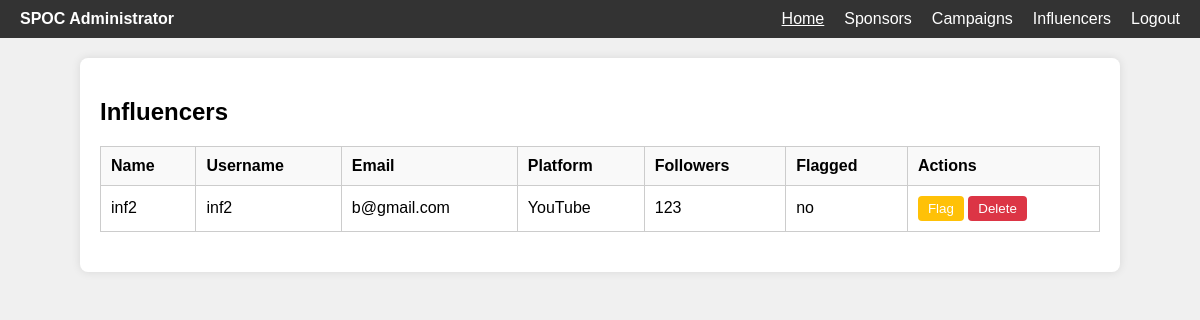
Page /admin/influencers on the earlier database version.
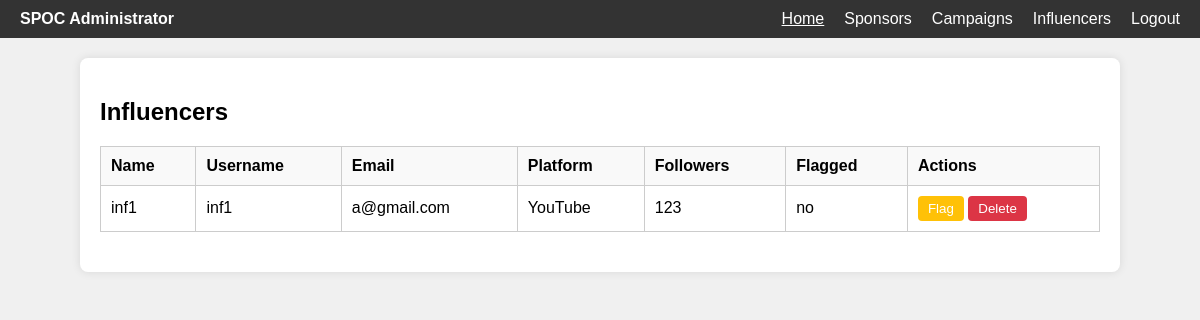
Same page on the later database version.
### applications/models.py (models this page shows)
class influencer(db.Model):
    id = db.Column(db.Integer, primary_key=True)
    name = db.Column(db.String(100), nullable=True)
    username = db.Column(db.String(20), unique=True, nullable=False)
    password = db.Column(db.String(100), nullable=False)
    industry = db.Column(db.String(100),nullable = False)
    email = db.Column(db.String(100), unique=True, nullable=False)
    platform = db.Column(db.String(100))
    flagged = db.Column(db.String(10), nullable=False, default="no")
    followers = db.Column(db.Integer, nullable=False)
    ad_requests = db.relationship('adrequest', backref='influencer', lazy=True)

### applications/routes.py (the view)
@app.route('/admin/influencers', methods=['GET'])
def admin_influencers():
    influencers = influencer.query.all()
    return render_template('admin_influencers.html', influencers=influencers)

### templates/admin_influencers.html (shortened to what this page needs)
 <!DOCTYPE html>
<html lang="en">
<head>
</head>
<body>
    <nav>
        <div class="left">SPOC Administrator</div>
        <ul>
            <li><a href="{{ url_for('admin_home') }}" class="active">Home</a></li>
            <li><a href="{{ url_for('admin_sponsors') }}">Sponsors</a></li>
            <li><a href="{{ url_for('admin_campaigns') }}">Campaigns</a></li>
            <li><a href="{{ url_for('admin_influencers') }}">Influencers</a></li>
            <li><a href="{{ url_for('logout') }}">Logout</a></li>
        </ul>
    </nav>
    <div class="container">
        <h2>Influencers</h2>
        <table>
            <thead>
                <tr>
                    <th>Name</th>
                    <th>Username</th>
                    <th>Email</th>
                    <th>Platform</th>
                    <th>Followers</th>
                    <th>Flagged</th>
                    <th>Actions</th>
                </tr>
            </thead>
                <tbody>
                    {% for influencer in influencers %}
                        <tr>
                            <td>{{ influencer.name }}</td>
                            <td>{{ influencer.username }}</td>
                            <td>{{ influencer.email }}</td>
                            <td>{{ influencer.platform }}</td>
                            <td>{{ influencer.followers }}</td>
                            <td>{{ influencer.flagged }}</td>
                            <td>
                                <form method="POST" action="{{ url_for('flag_influencer', influencer_id=influencer.id) }}" style="display:inline;">
                                    <button type="submit" class="btn-flag">Flag</button>
                                </form>
                                <form method="POST" action="{{ url_for('delete_influencer', influencer_id=influencer.id) }}" style="display:inline;">
                                    <button type="submit" class="btn-delete">Delete</button>
                                </form>
                            </td>
                        </tr>
                    {% endfor %}
                </tbody>
        </table>
    </div>
</body>
</html>

### templates/admin_influencers.html (style rules this page uses)
body { font-family: Arial, sans-serif; background-color: #f0f0f0; padding: 0; margin: 0; }
nav { display: flex; justify-content: space-between; align-items: center; background-color: #333; color: white; padding: 10px 20px; font-family: Arial, sans-serif; }
nav .left { font-weight: bold; }
nav ul { list-style-type: none; margin: 0; padding: 0; display: flex; }
nav ul li { margin-left: 20px; }
nav ul li a { color: white; text-decoration: none; }
nav ul li a.active { text-decoration: underline; }
.container { background-color: #fff; padding: 20px; border-radius: 8px; box-shadow: 0 0 10px rgba(0, 0, 0, 0.1); max-width: 1000px; margin: 20px auto; }
table { width: 100%; border-collapse: collapse; margin-bottom: 20px; }
table, th, td { border: 1px solid #ccc; }
th, td { padding: 10px; text-align: left; }
th { background-color: #f9f9f9; }
.btn-flag { background-color: #ffc107; color: white; border: none; border-radius: 4px; padding: 5px 10px; cursor: pointer; }
.btn-delete { background-color: #dc3545; color: white; border: none; border-radius: 4px; padding: 5px 10px; cursor: pointer; }

Differences in the rows shown:
removed influencer: name "inf2", username "inf2", email "b@gmail.com", platform "YouTube", followers "123", flagged "no"
added influencer: name "inf1", username "inf1", email "a@gmail.com", platform "YouTube", followers "123", flagged "no"
